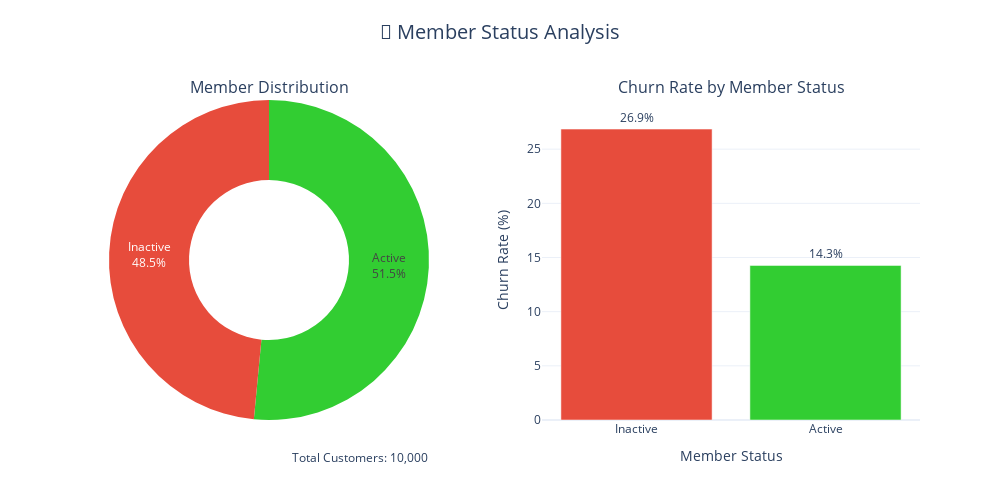

Notebook source saved alongside this figure:
### Markdown cell above
## 4.1 🔄 Active Member Status

### Code cell
# 4.1 🔄 Active Member Status Analysis  
print("\n🔍 Analyzing Active vs Inactive Members...")  
  
# Ensure proper data types  
df['isactivemember'] = df['isactivemember'].astype(int)  
df['exited'] = df['exited'].astype(int)  
  
# Calculate statistics  
member_stats = df.groupby('isactivemember').agg({  
    'customerid': 'count',  
    'exited': 'mean'  
}).reset_index()  
  
# Map status labels and colors  
member_stats['status'] = member_stats['isactivemember'].map({0: 'Inactive', 1: 'Active'})  
color_mapping = {'Active': '#32CD32', 'Inactive': '#e74c3c'}  
member_stats['color'] = member_stats['status'].map(color_mapping)  
member_stats['churn_rate'] = member_stats['exited'] * 100  
  
# Create the visualization  
fig = make_subplots(  
    rows=1, cols=2,  
    specs=[[{"type": "domain"}, {"type": "bar"}]],  
    subplot_titles=("Member Distribution", "Churn Rate by Member Status")  
)  
  
# Add donut chart for distribution  
fig.add_trace(  
    go.Pie(  
        labels=member_stats['status'],  
        values=member_stats['customerid'],  
        hole=0.5,  
        marker=dict(colors=member_stats['color']),  
        textinfo='percent+label'  
    ),  
    row=1, col=1  
)  
  
# Add bar chart for churn rates  
fig.add_trace(  
    go.Bar(  
        x=member_stats['status'],  
        y=member_stats['churn_rate'],  
        marker=dict(color=member_stats['color']),  
        text=member_stats['churn_rate'].round(1).astype(str) + '%',  
        textposition='outside',  
    ),  
    row=1, col=2  
)  
  
# Update layout  
fig.update_layout(  
    title={  
        'text': '🔄 Member Status Analysis',  
        'y': 0.95,  
        'x': 0.5,  
        'xanchor': 'center',  
        'yanchor': 'top',  
        'font': dict(size=20)  
    },  
    showlegend=False,  
    height=500,  
    width=1000  
)  
  
# Update axes for bar chart  
fig.update_xaxes(title_text="Member Status", row=1, col=2)  
fig.update_yaxes(  
    title_text="Churn Rate (%)",  
    row=1, col=2,  
    range=[0, member_stats['churn_rate'].max() * 1.1]  
)  
  
# Add annotation for total customers  
fig.add_annotation(  
    text=f"Total Customers: {member_stats['customerid'].sum():,}",  
    xref="paper",  
    yref="paper",  
    x=0.25,  
    y=-0.15,  
    showarrow=False,  
    font=dict(size=12)  
)  
  
fig.show()  
  
# Print detailed insights  
print("\n📊 Member Status Insights:")  
total_customers = member_stats['customerid'].sum()  
for _, row in member_stats.iterrows():  
    status = row['status']  
    count = row['customerid']  
    percentage = (count / total_customers) * 100  
    churn_rate = row['churn_rate']  
    print(f"\n{status} Members:")  
    print(f"• Count: {count:,} ({percentage:.1f}% of total)")  
    print(f"• Churn Rate: {churn_rate:.1f}%")

### Figure 1 — Plotly figure (JSON) as saved in the notebook; plotly's stock layout.template omitted (floating-point values rounded to 4 significant figures)
{"data": [{"domain": {"x": [0, 0.45], "y": [0, 1]}, "hole": 0.5, "labels": ["Inactive", "Active"], "marker": {"colors": ["#e74c3c", "#32CD32"]}, "textinfo": "percent+label", "type": "pie", "values": [4849, 5151]}, {"marker": {"color": ["#e74c3c", "#32CD32"]}, "text": ["26.9%", "14.3%"], "textposition": "outside", "type": "bar", "x": ["Inactive", "Active"], "xaxis": "x", "y": [26.85, 14.27], "yaxis": "y"}], "layout": {"annotations": [{"font": {"size": 16}, "showarrow": false, "text": "Member Distribution", "x": 0.225, "xanchor": "center", "xref": "paper", "y": 1, "yanchor": "bottom", "yref": "paper"}, {"font": {"size": 16}, "showarrow": false, "text": "Churn Rate by Member Status", "x": 0.775, "xanchor": "center", "xref": "paper", "y": 1, "yanchor": "bottom", "yref": "paper"}, {"font": {"size": 12}, "showarrow": false, "text": "Total Customers: 10,000", "x": 0.25, "xref": "paper", "y": -0.15, "yref": "paper"}], "height": 500, "showlegend": false, "title": {"font": {"size": 20}, "text": "🔄 Member Status Analysis", "x": 0.5, "xanchor": "center", "y": 0.95, "yanchor": "top"}, "width": 1000, "xaxis": {"anchor": "y", "domain": [0.55, 1], "title": {"text": "Member Status"}}, "yaxis": {"anchor": "x", "domain": [0, 1], "range": [0, 29.54], "title": {"text": "Churn Rate (%)"}}}}
